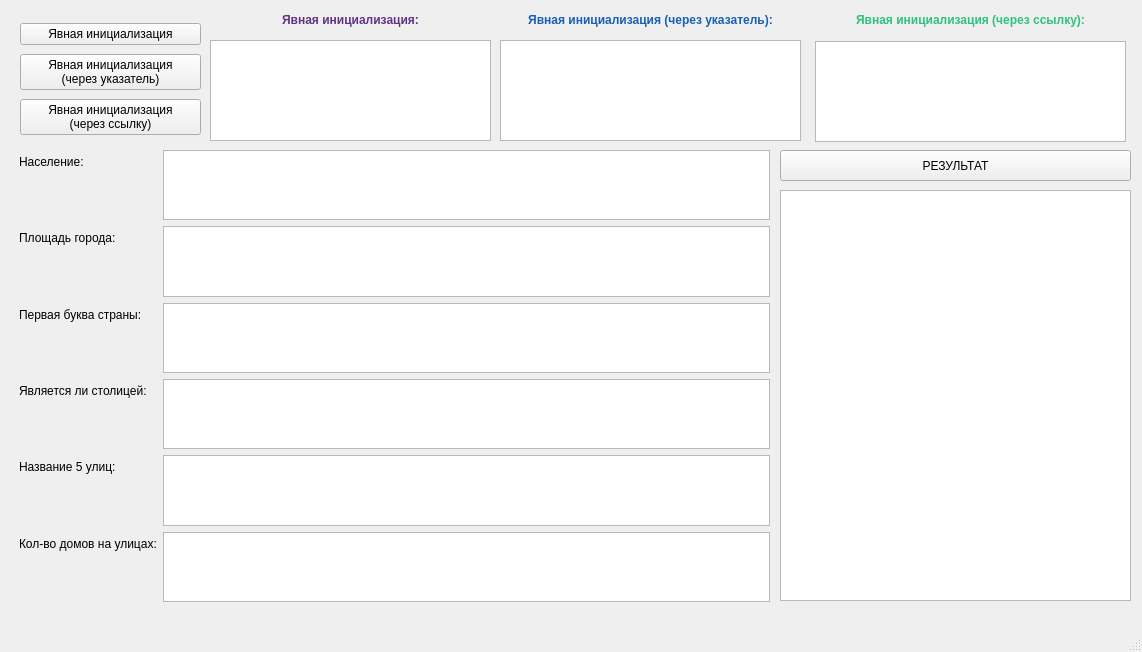
<?xml version="1.0" encoding="UTF-8"?>
<ui version="4.0">
 <class>MainWindow</class>
 <widget class="QMainWindow" name="MainWindow">
  <property name="geometry">
   <rect>
    <x>0</x>
    <y>0</y>
    <width>1142</width>
    <height>652</height>
   </rect>
  </property>
  <property name="windowTitle">
   <string>MainWindow</string>
  </property>
  <widget class="QWidget" name="centralwidget">
   <widget class="QTextBrowser" name="textBrowser">
    <property name="geometry">
     <rect>
      <x>210</x>
      <y>40</y>
      <width>281</width>
      <height>101</height>
     </rect>
    </property>
   </widget>
   <widget class="QWidget" name="formLayoutWidget">
    <property name="geometry">
     <rect>
      <x>19</x>
      <y>150</y>
      <width>751</width>
      <height>452</height>
     </rect>
    </property>
    <layout class="QFormLayout" name="formLayout">
     <item row="0" column="0">
      <widget class="QLabel" name="label">
       <property name="text">
        <string>Население:</string>
       </property>
      </widget>
     </item>
     <item row="0" column="1">
      <widget class="QTextEdit" name="textEdit"/>
     </item>
     <item row="1" column="1">
      <widget class="QTextEdit" name="textEdit_2"/>
     </item>
     <item row="2" column="1">
      <widget class="QTextEdit" name="textEdit_3"/>
     </item>
     <item row="3" column="1">
      <widget class="QTextEdit" name="textEdit_4"/>
     </item>
     <item row="4" column="1">
      <widget class="QTextEdit" name="textEdit_5"/>
     </item>
     <item row="1" column="0">
      <widget class="QLabel" name="label_2">
       <property name="text">
        <string>Площадь города:</string>
       </property>
      </widget>
     </item>
     <item row="2" column="0">
      <widget class="QLabel" name="label_3">
       <property name="text">
        <string>Первая буква страны:</string>
       </property>
      </widget>
     </item>
     <item row="3" column="0">
      <widget class="QLabel" name="label_4">
       <property name="text">
        <string>Является ли столицей:</string>
       </property>
      </widget>
     </item>
     <item row="4" column="0">
      <widget class="QLabel" name="label_5">
       <property name="text">
        <string>Название 5 улиц:</string>
       </property>
      </widget>
     </item>
     <item row="5" column="0">
      <widget class="QLabel" name="label_6">
       <property name="text">
        <string>Кол-во домов на улицах:</string>
       </property>
      </widget>
     </item>
     <item row="5" column="1">
      <widget class="QTextEdit" name="textEdit_6"/>
     </item>
    </layout>
   </widget>
   <widget class="QTextBrowser" name="textBrowser_2">
    <property name="geometry">
     <rect>
      <x>780</x>
      <y>190</y>
      <width>351</width>
      <height>411</height>
     </rect>
    </property>
   </widget>
   <widget class="QPushButton" name="pushButton">
    <property name="geometry">
     <rect>
      <x>780</x>
      <y>150</y>
      <width>351</width>
      <height>31</height>
     </rect>
    </property>
    <property name="text">
     <string>РЕЗУЛЬТАТ</string>
    </property>
   </widget>
   <widget class="QTextBrowser" name="textBrowser_3">
    <property name="geometry">
     <rect>
      <x>500</x>
      <y>40</y>
      <width>301</width>
      <height>101</height>
     </rect>
    </property>
   </widget>
   <widget class="QLabel" name="label_7">
    <property name="geometry">
     <rect>
      <x>210</x>
      <y>10</y>
      <width>281</width>
      <height>20</height>
     </rect>
    </property>
    <property name="text">
     <string>&lt;html&gt;&lt;head/&gt;&lt;body&gt;&lt;p align=&quot;center&quot;&gt;&lt;span style=&quot; font-weight:700; color:#613583;&quot;&gt;Явная инициализация:&lt;/span&gt;&lt;/p&gt;&lt;/body&gt;&lt;/html&gt;</string>
    </property>
   </widget>
   <widget class="QLabel" name="label_8">
    <property name="geometry">
     <rect>
      <x>500</x>
      <y>10</y>
      <width>301</width>
      <height>20</height>
     </rect>
    </property>
    <property name="text">
     <string>&lt;html&gt;&lt;head/&gt;&lt;body&gt;&lt;p align=&quot;center&quot;&gt;&lt;span style=&quot; font-weight:700; color:#1a5fb4;&quot;&gt;Явная инициализация (через указатель):&lt;/span&gt;&lt;/p&gt;&lt;/body&gt;&lt;/html&gt;</string>
    </property>
   </widget>
   <widget class="QWidget" name="verticalLayoutWidget">
    <property name="geometry">
     <rect>
      <x>20</x>
      <y>20</y>
      <width>181</width>
      <height>121</height>
     </rect>
    </property>
    <layout class="QVBoxLayout" name="verticalLayout">
     <item>
      <widget class="QPushButton" name="explicitInitializationButton">
       <property name="text">
        <string>Явная инициализация</string>
       </property>
      </widget>
     </item>
     <item>
      <widget class="QPushButton" name="pushButton_2">
       <property name="text">
        <string>Явная инициализация
(через указатель)</string>
       </property>
      </widget>
     </item>
     <item>
      <widget class="QPushButton" name="pushButton_3">
       <property name="text">
        <string>Явная инициализация
(через ссылку)</string>
       </property>
      </widget>
     </item>
    </layout>
   </widget>
   <widget class="QTextBrowser" name="textBrowser_4">
    <property name="geometry">
     <rect>
      <x>815</x>
      <y>41</y>
      <width>311</width>
      <height>101</height>
     </rect>
    </property>
   </widget>
   <widget class="QLabel" name="label_9">
    <property name="geometry">
     <rect>
      <x>820</x>
      <y>10</y>
      <width>301</width>
      <height>20</height>
     </rect>
    </property>
    <property name="text">
     <string>&lt;html&gt;&lt;head/&gt;&lt;body&gt;&lt;p align=&quot;center&quot;&gt;&lt;span style=&quot; font-weight:700; color:#2ec27e;&quot;&gt;Явная инициализация (через ссылку):&lt;/span&gt;&lt;/p&gt;&lt;/body&gt;&lt;/html&gt;</string>
    </property>
   </widget>
  </widget>
  <widget class="QMenuBar" name="menubar">
   <property name="geometry">
    <rect>
     <x>0</x>
     <y>0</y>
     <width>1142</width>
     <height>23</height>
    </rect>
   </property>
  </widget>
  <widget class="QStatusBar" name="statusbar"/>
 </widget>
 <resources/>
 <connections/>
</ui>
